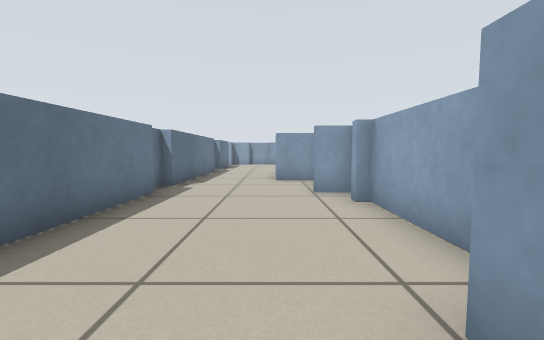
View 1 (above)

24 first-person views from a walk through a world built for the Player/Stage simulator. The camera is 0.5 m above the floor, tilts 4° down and sees 90° across. Floor lines are 1 m apart. The floor is counted in squares, 0.5 m on a side. Each view is taken from the middle of a square. On the plan, view 1 faces up. The plan holds only what a view shows up to about 11 squares ahead; the rest is blank. The place goes on beyond the plan. The robots in the file are not drawn.

View 2
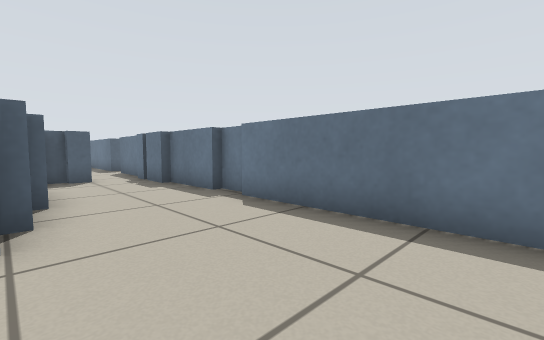

View 3
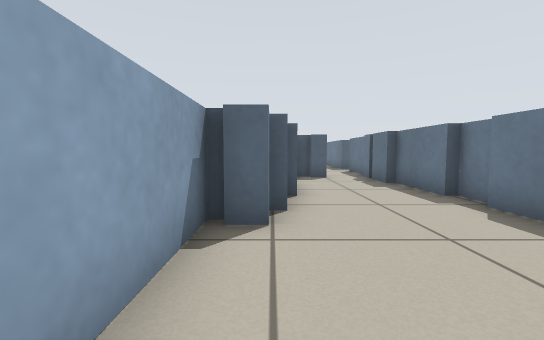

View 4
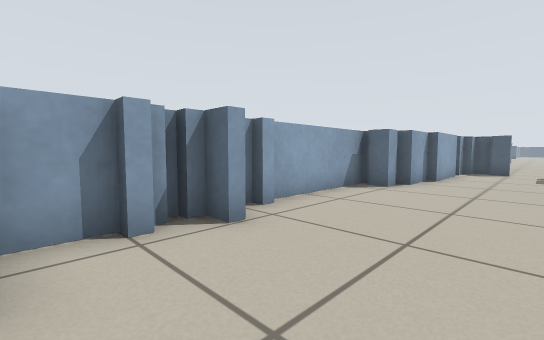

View 5
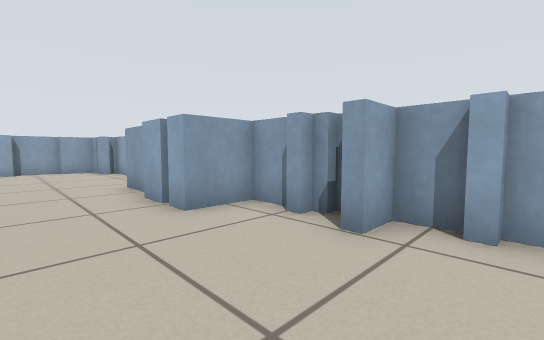

View 6
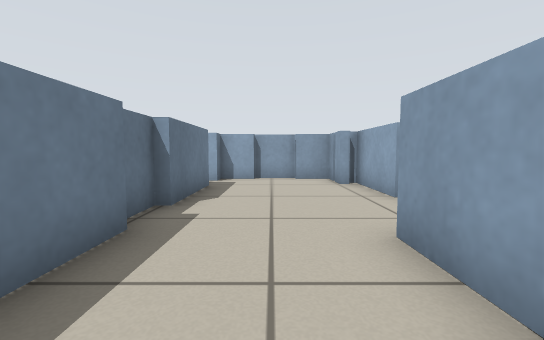

View 7
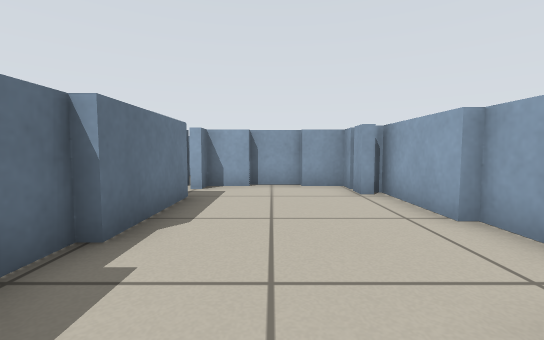

View 8
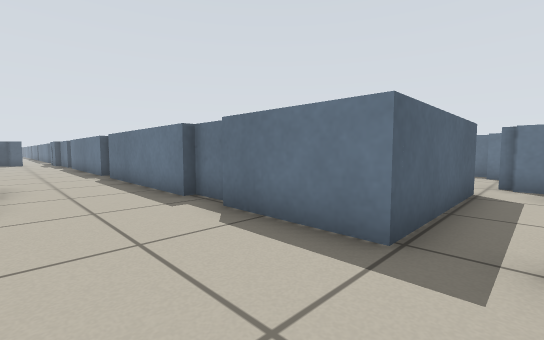

View 9
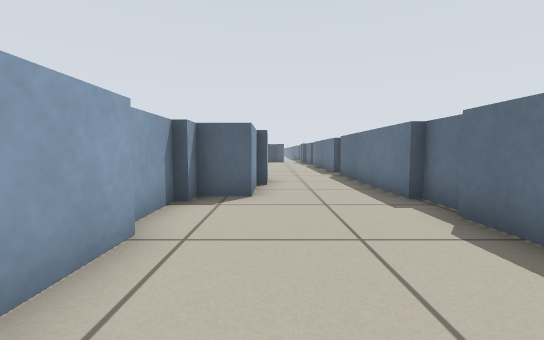

View 10
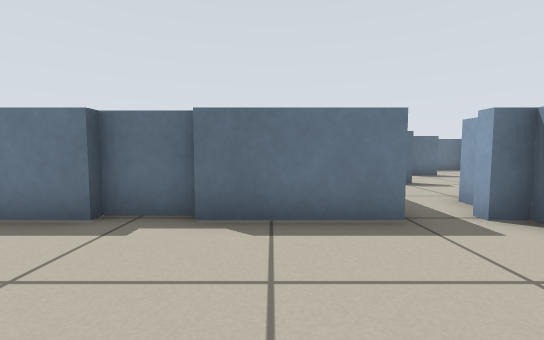

View 11
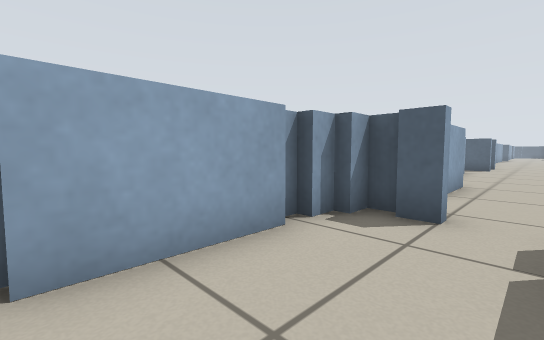

View 12
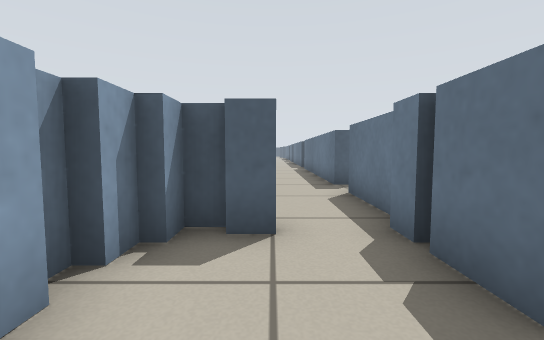

View 13
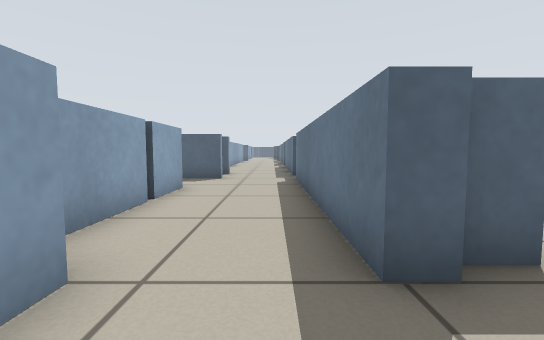

View 14
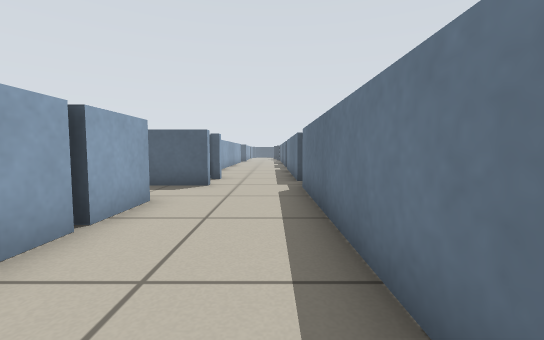

View 15
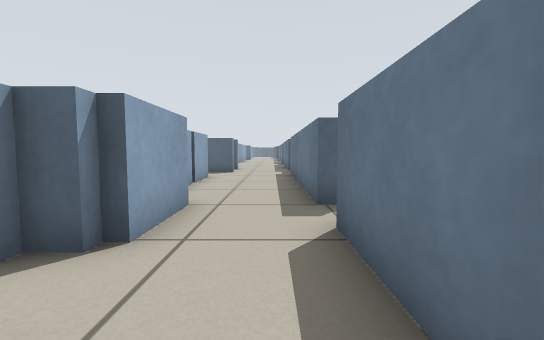

View 16
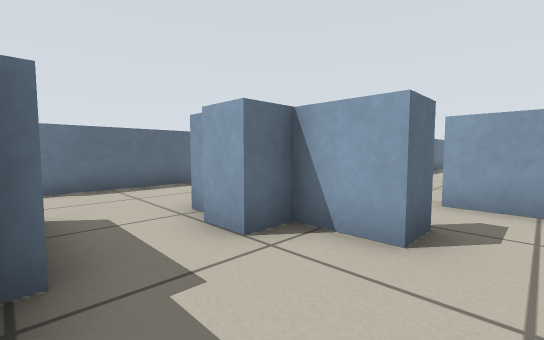

View 17
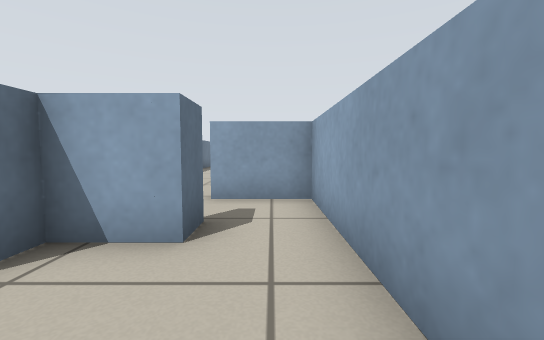

View 18
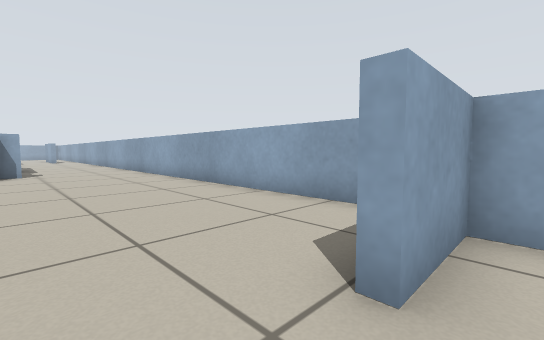

View 19
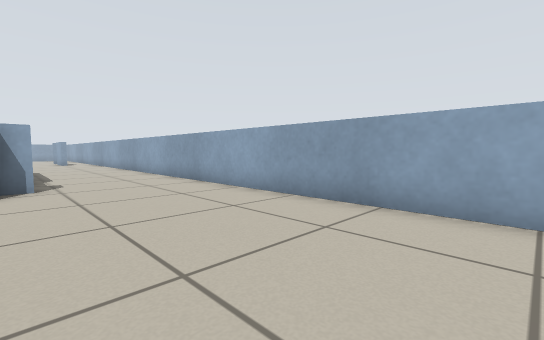

View 20
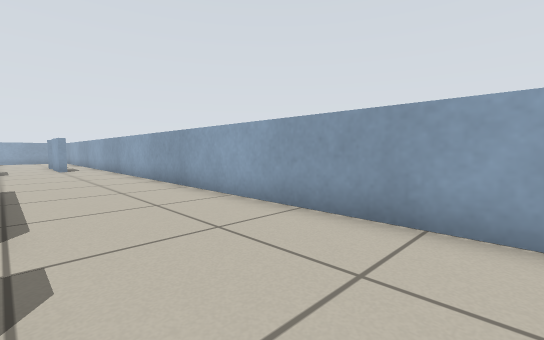

View 21
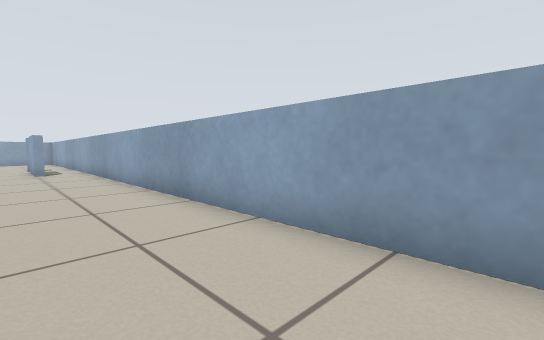

View 22
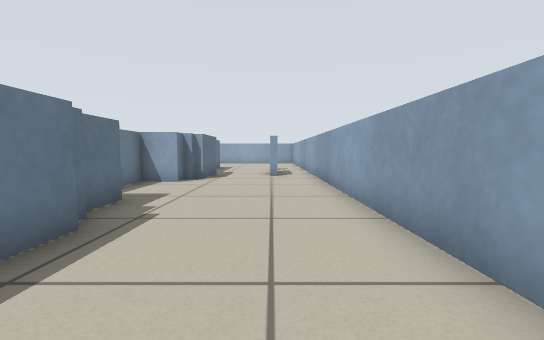

View 23
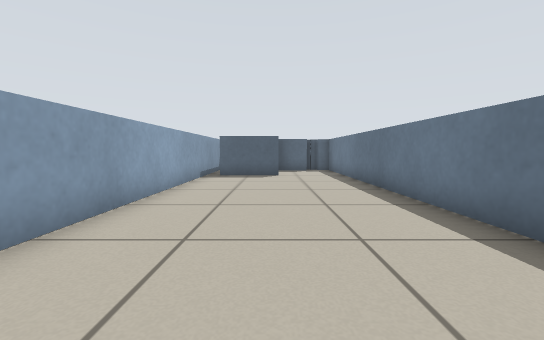

View 24
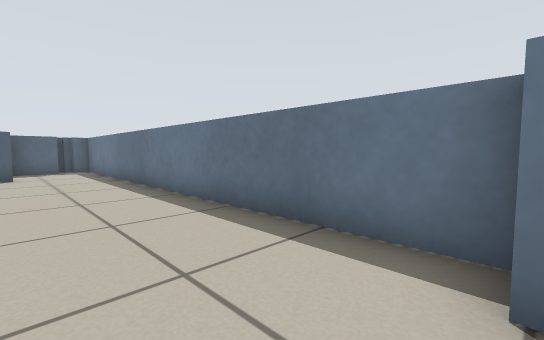

### Floor plan
Key: @ floor where view 1 was taken; # wall or solid block; x gap in a wall; . floor; = window, fence, low wall or low ledge.
Columns run from 6 left of view 1 to 7 right of it. Each row starts with its distance up from view 1.
 23   =
 22   =
 21
 20  =======
 19  ..x...==
 18 ====...==
 17    =....=
 16    =....= .=
 15    =....#=.=.=
 14    =....#=...=
 13    =..===....=
 12    =..==.....=
 11    =..==.....=
 10    =..= =....=
  9    =..===....=
  8    =...==....=
  7    =...=#=...=
  6    =....#=...=
  5    =....#=...=
  4    =....#=...=
  3    =....==...=
  2    =....=....=
  1    =...=#=...=
  0    =..@==....=
 -1    =..==.....=
 -2    =..==.....=
 -3    =..==.....=
 -4    #...=.....=
 -5    =.===.....=
 -6    =..==.....=
 -7    =...=.....=
 -8    =..==.....=
 -9   #=..==.....=
-10   ==..==.....=
-11    =..==.....=
-12    =..==..====
-13    =..==....=
-14    =..==..=.=
-15    =..=#===.=
-16    =...===..#
-17    =........#
-18    =..===  .
-19    =..=

Positions as (right, up) in squares from view 1, and headings:
1: (0, 0), facing up
2: (1, 5), facing down-left
3: (1, 5), facing down
4: (-2, 9), facing down-right
5: (-2, 5), facing up-right
6: (-1, 10), facing up
7: (-1, 12), facing up
8: (0, 19), facing down-left
9: (0, 19), facing down
10: (1, 16), facing left
11: (-2, -1), facing down-right
12: (-1, -2), facing down
13: (-2, -8), facing down
14: (-2, -10), facing down
15: (-2, -5), facing down
16: (5, -18), facing up-left
17: (5, -18), facing up
18: (2, -13), facing up-right
19: (2, -8), facing up-right
20: (3, -1), facing up-right
21: (4, 1), facing up-right
22: (5, 4), facing up
23: (4, -1), facing down
24: (4, 0), facing down-left
